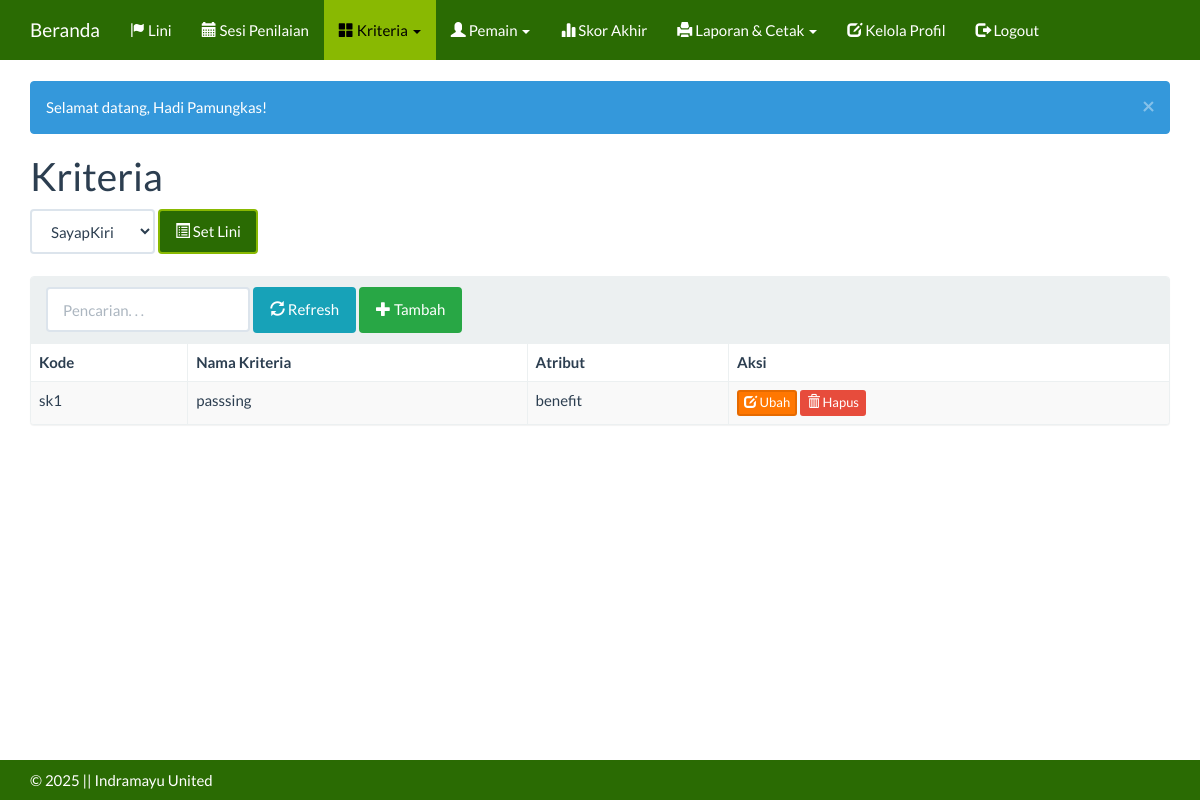
Page /index.php?m=kriteria&id_lini=8 (signed in) on the committed database.
### tables this page shows
CREATE TABLE `tb_kriteria` (
  `kode_kriteria` varchar(16) NOT NULL,
  `id_lini` int(11) NOT NULL,
  `nama_kriteria` varchar(256) NOT NULL,
  `atribut` varchar(256) NOT NULL DEFAULT 'benefit'
);

### config.php (called while the page is built)
<?php
$config["server"]='localhost';
$config["username"]='root';
$config["password"]='';
$config["database_name"]='spk_indramayu_united';

### functions.php (called while the page is built, shortened)
<?php
include 'config.php';
include 'includes/db.php';
$db = new DB($config['server'], $config['username'], $config['password'], $config['database_name']);
include 'includes/general.php';
function get($key)
{
    return isset($_GET[$key]) ? $_GET[$key] : null;
}

### includes/db.php (called while the page is built, shortened)
<?php
class DB{
    var $conn = null;
    public function __construct($host, $username, $passwd, $dbname){
        $this->conn = mysqli_connect($host, $username, $passwd, $dbname);
    }
    public function query($sql){
        $query = mysqli_query($this->conn, $sql) or die('<pre>Error mysqli_query: ' . mysqli_error($this->conn) . '<br />' . $sql . '</pre>');
        return $query;
    }
    public function get_results($sql){
        $query = $this->query($sql);
        $arr = array();
        while($row = mysqli_fetch_object($query)){
            $arr[] = $row;
        }
        return $arr;
    }
}

### kriteria.php (the view, shortened to what this page needs)
<div class="page-header">
    <h1>Kriteria</h1>
    <form class="form-inline" action="" method="get">
        <?php
        $linis = $db->get_results("SELECT * FROM tb_lini ORDER BY id_lini");
        ?>
        <div class="form-group">
            <select class="form-control" name="id_lini">
                <?php foreach ($linis as $lini) { ?>
                    <option value="<?= $lini->id_lini ?>" <?= $lini->id_lini == get('id_lini') ? 'selected' : '' ?>><?= $lini->nama ?></option>
                <?php } ?>
            </select>
        </div>
        <div class="form-group">
            <button class="btn btn-primary" type="submit"><span class="glyphicon glyphicon-list-alt"></span> Set Lini</button>
        </div>
    </form>
</div>
<div class="panel panel-default">
    <div class="panel-heading">
        <form class="form-inline">
            <div class="form-group">
                <input class="form-control" type="search" placeholder="Pencarian. . ." name="q" value="<?= get('q') ?>" />
            </div>
            <div class="form-group">
            <button class="btn btn-info"><span class="glyphicon glyphicon-refresh"></span> Refresh</button>
        </div>
        <?php if ($_SESSION['level'] != '2') : ?>
        <div class="form-group">
            <a class="btn btn-success" href="?m=kriteria_tambah&id_lini=<?= get('id_lini') ?>"><span class="glyphicon glyphicon-plus"></span> Tambah</a>
        </div>
        <?php endif; ?>
        </form>
    </div>
    <div class="table-responsive">
        <table class="table table-bordered table-hover table-striped">
            <thead>
                <tr>
                    <th>Kode</th>
                    <th>Nama Kriteria</th>
                    <th>Atribut</th>
                    <th>Aksi</th>
                </tr>
            </thead>
            <?php
            $q = esc_field(get('q'));
            $rows = $db->get_results("SELECT * FROM tb_kriteria WHERE nama_kriteria LIKE '%$q%' and id_lini = '$ID_LINI' ORDER BY kode_kriteria");
            foreach ($rows as $row) : ?>
                <tr>
                    <td><?= $row->kode_kriteria ?></td>
                    <td><?= $row->nama_kriteria ?></td>
                    <td><?= $row->atribut ?></td>
                    <td>
                        <?php if ($_SESSION['level'] != '2') : ?>
                        <a class="btn btn-xs btn-warning" href="?m=kriteria_ubah&ID=<?= $row->kode_kriteria ?>&id_lini=<?= get('id_lini') ?>"><span class="glyphicon glyphicon-edit"></span> Ubah</a>
                        <a class="btn btn-xs btn-danger" href="aksi.php?act=kriteria_hapus&ID=<?= $row->kode_kriteria ?>&id_lini=<?= get('id_lini') ?>" onclick="return confirm('Hapus data?')"><span class="glyphicon glyphicon-trash"></span> Hapus</a>
                        <?php else: ?>
                        -
                        <?php endif; ?>
                    </td>
                </tr>
            <?php endforeach; ?>
        </table>
    </div>
</div>

### assets/css/general.css (style rules this page uses)
html { position: relative; min-height: 100%; }
body { margin-bottom: 70px; }
.page-header { margin-top: 0; padding-bottom: 0; }
.page-header h1 { margin-top: 0; }

### assets/css/custom.css (style rules this page uses)
a { color: #FF7701; }
.btn-primary { background-color: #2A6B03; border-color: #89b902; color: #fff; }
.btn-success { background-color: #28a745; border-color: #28a745; color: #fff; }
.btn-warning { background-color: #FF7701; border-color: #e66a00; color: #fff; }
.btn-info { background-color: #17a2b8; border-color: #17a2b8; color: #fff; }

### rows in the picture
tb_kriteria: kode_kriteria "sk1", nama_kriteria "passsing", atribut "benefit"

### other values in the picture
$msg "Selamat datang, Hadi Pamungkas!"
form field id_lini "SayapKiri"
